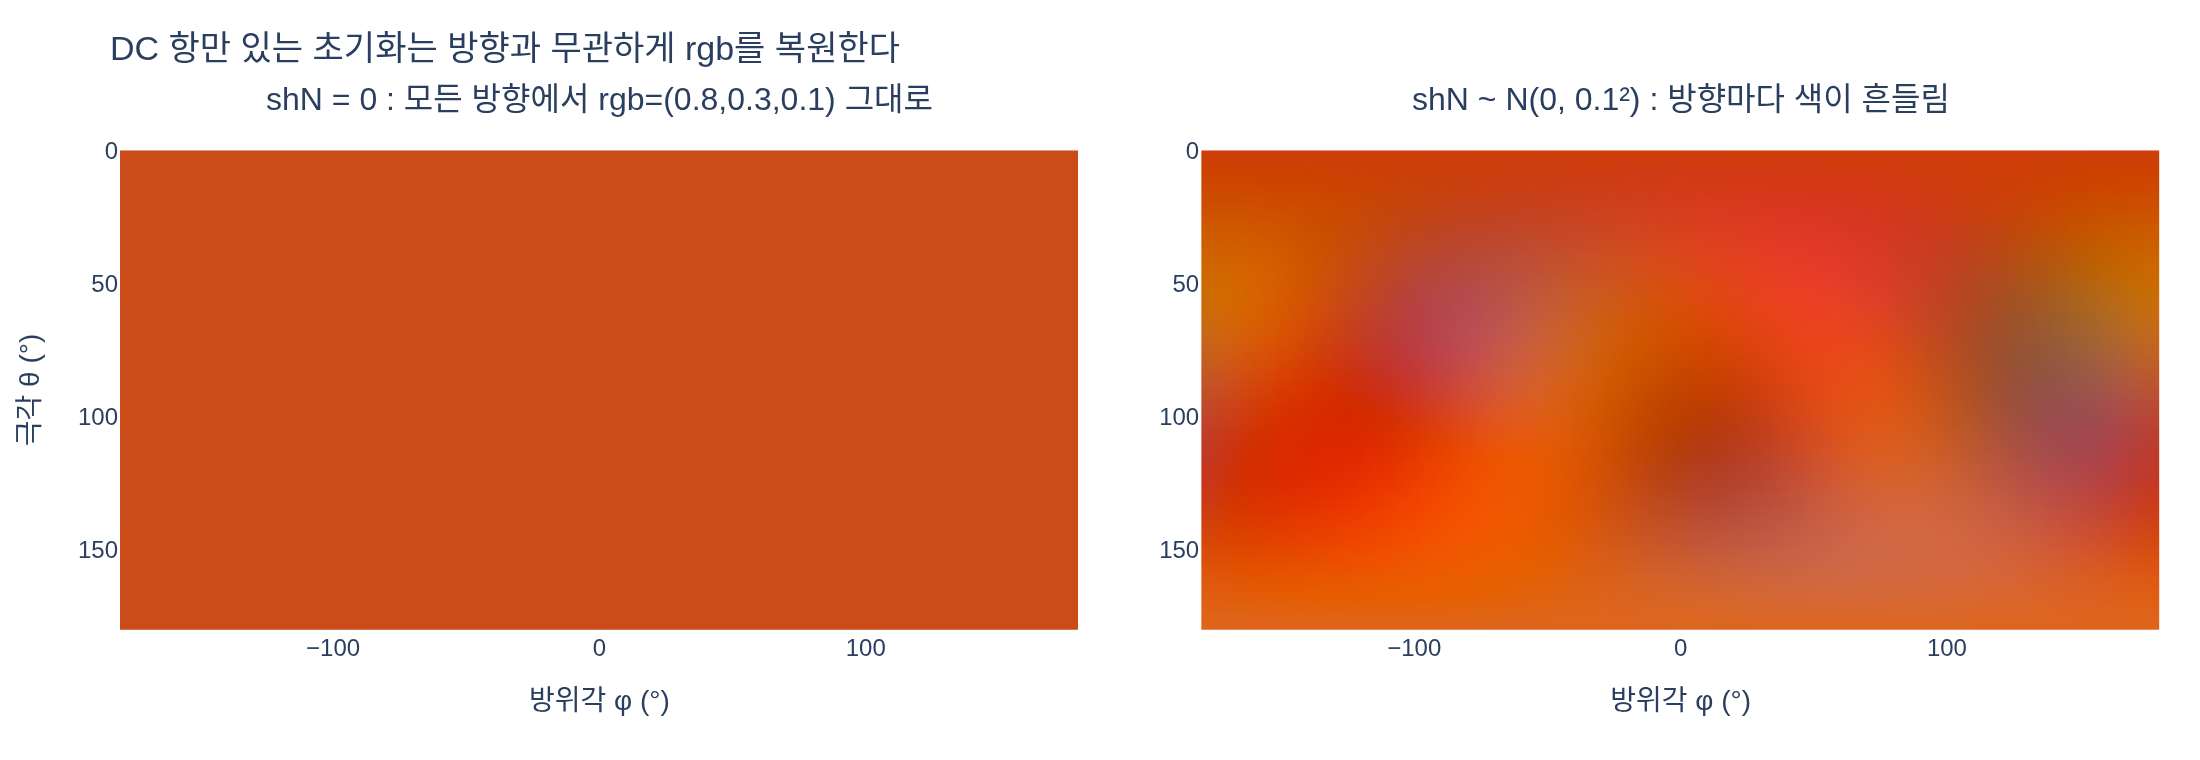

Recreate this plot in Python.
# %% [markdown]
# # `sh0 = (rgb − 0.5)/C0`, `shN = 0` 초기화는 정말 rgb를 그대로 돌려주는가?
#
# 3DGS/gsplat의 색 공식은
#
# $$
# \mathbf c(\mathbf d) = \operatorname{clamp}_{\ge 0}\Big(\sum_{k=0}^{15} \mathbf c_k\,Y_k(\mathbf d) + 0.5\Big)
# $$
#
# 이다. 고차 계수 $\mathbf c_{1..15}$(= `shN`)를 0으로 두면 합에는 DC 항 하나만 남고,
# $Y_0^0 = C_0 = \tfrac{1}{2\sqrt\pi}$ 는 **방향과 무관한 상수**이므로
#
# $$
# \mathbf c(\mathbf d) = c_0\,C_0 + 0.5 = \frac{\mathbf{rgb}-0.5}{C_0}\,C_0 + 0.5 = \mathbf{rgb}
# $$
#
# 즉 **어느 방향에서 평가해도 원래 `rgb`가 그대로 복원**되어야 한다. 아래에서 이를 수치로 확인하고,
# 대조 실험(shN 노이즈, 잘못된 초기화, clamp)으로 각 요소가 왜 필요한지 본다.
#
# 필요 패키지: torch, numpy, plotly, kaleido (`expy.png` 저장용)

# %%
import os
import math

import numpy as np
import torch
import torch.nn.functional as F
import plotly.graph_objects as go
from plotly.subplots import make_subplots

torch.manual_seed(0)
DEVICE = "cpu"
torch.set_printoptions(precision=5, sci_mode=False, linewidth=120)
HERE = os.path.dirname(os.path.abspath(__file__)) if "__file__" in globals() else os.getcwd()


def _show(fig):
    try:
        from IPython import get_ipython
        if get_ipython() is not None:  # VSCode 셀/Jupyter에서만 렌더링
            fig.show()
    except ImportError:
        pass


C0 = 0.28209479177387814  # Y₀⁰ = 1/(2√π)


def sh_bases(dirs: torch.Tensor, degree: int) -> torch.Tensor:
    """단위 방향 dirs[..., 3] → SH 기저값 [..., (degree+1)²]  (노트북 sh_walkthrough.py와 동일)."""
    x, y, z = dirs.unbind(-1)
    out = [torch.full_like(x, C0)]
    if degree >= 1:
        c = 0.4886025119029199
        out += [-c * y, c * z, -c * x]
    if degree >= 2:
        c1, c2, c3 = 1.0925484305920792, 0.31539156525252005, 0.5462742152960396
        out += [c1 * x * y, -c1 * y * z, c2 * (3 * z * z - 1), -c1 * x * z, c3 * (x * x - y * y)]
    if degree >= 3:
        c1, c2, c3, c4, c5 = 0.5900435899266435, 2.890611442640554, 0.4570457994644658, 0.3731763325901154, 1.445305721320277
        out += [-c1 * y * (3 * x * x - y * y), c2 * x * y * z, -c3 * y * (5 * z * z - 1), c4 * z * (5 * z * z - 3),
                -c3 * x * (5 * z * z - 1), c5 * z * (x * x - y * y), -c1 * x * (x * x - 3 * y * y)]
    return torch.stack(out, dim=-1)


def gs_color(coeffs: torch.Tensor, dirs: torch.Tensor) -> torch.Tensor:
    """3DGS 색 공식: coeffs[N,16,3], dirs[N,3] → clamp(ΣcₖYₖ(d) + 0.5, 0)."""
    d = F.normalize(dirs, dim=-1)
    return torch.clamp_min(torch.einsum("nk,nkc->nc", sh_bases(d, 3), coeffs) + 0.5, 0.0)


def init_coeffs(rgb: torch.Tensor, shN: torch.Tensor | None = None) -> torch.Tensor:
    """3DGS 초기화: sh0 = (rgb − 0.5)/C0, shN = 0 → coeffs[N,16,3]."""
    sh0 = (rgb - 0.5) / C0
    if shN is None:
        shN = torch.zeros(rgb.shape[0], 15, 3, device=rgb.device)
    return torch.cat([sh0[:, None], shN], dim=1)


print("C0 =", C0, " 1/C0 =", 1 / C0)
# 출력: C0 = 0.28209479177387814  1/C0 = 3.544907701811032

# %% [markdown]
# ## 1. 실험: rgb 4개 → 초기화 → 랜덤 방향 1000개에서 평가
#
# rgb 하나당 서로 다른 방향 1000개에서 색을 평가한 뒤, `rgb`와의 **최대 절대 오차**와
# 방향에 따른 **표준편차**를 본다. 둘 다 부동소수점 오차 수준(~1e-7)이어야 한다.

# %%
rgb = torch.tensor([[0.8, 0.3, 0.1],
                    [0.1, 0.6, 0.9],
                    [0.5, 0.5, 0.5],
                    [0.02, 0.97, 0.40]], device=DEVICE)          # SfM 포인트 색 4개
N, M = rgb.shape[0], 1000
coeffs = init_coeffs(rgb)                                          # [4,16,3]
print("sh0 =", coeffs[:, 0])

dirs = F.normalize(torch.randn(M, 3, device=DEVICE), dim=-1)       # 랜덤 방향 1000개
# 각 rgb에 대해 1000개 방향 모두 평가: coeffs를 방향 수만큼 복제
colors = gs_color(coeffs.repeat_interleave(M, dim=0), dirs.repeat(N, 1)).view(N, M, 3)

err = (colors - rgb[:, None]).abs()
print(f"복원 색 최대 오차   = {err.max().item():.3e}")
print("방향별 표준편차(채널) =", colors.std(dim=1))
print("복원 색 (방향 평균)  =", colors.mean(dim=1))
# 출력: sh0 = tensor([[ 1.06347, -0.70898, -1.41796],
# 출력:         [-1.41796,  0.35449,  1.41796],
# 출력:         [ 0.00000,  0.00000,  0.00000],
# 출력:         [-1.70156,  1.66611, -0.35449]])
# 출력: 복원 색 최대 오차   = 1.118e-08
# 출력: 방향별 표준편차(채널) = tensor([[0., 0., 0.], [0., 0., 0.], [0., 0., 0.], [0., 0., 0.]])   ← 방향 무관
# 출력: 복원 색 (방향 평균)  = tensor([[0.80000, 0.30000, 0.10000], [0.10000, 0.60000, 0.90000], [0.50000, 0.50000, 0.50000], [0.02000, 0.97000, 0.40000]])

# %% [markdown]
# ## 2. 왜 방향 의존성이 사라지는가 — 항별 기여 분해
#
# $\sum_k \mathbf c_k Y_k(\mathbf d)$ 를 $k=0$ (DC)과 $k\ge1$ (고차)로 나눠 보면,
# 고차 기저 $Y_k(\mathbf d)$ 자체는 방향마다 크게 달라지지만 **계수가 0이므로 곱이 0**이다.
# 남는 것은 $c_0 C_0$ 뿐이고 이것은 상수다. 참고로 rgb=0.5인 세 번째 색은 `sh0`까지 0이 되어 $+0.5$ 오프셋만으로 복원된다.

# %%
B = sh_bases(dirs, 3)                                              # [1000,16]
print("고차 기저 Y₁..Y₁₅의 방향별 표준편차 (0이 아님) =", B[:, 1:].std(dim=0)[:4], "...")
print("DC 기저 Y₀의 방향별 표준편차 (상수)          =", B[:, 0].std().item())

c = coeffs[0]                                                      # 첫 rgb의 계수 [16,3]
dc_term = B[:, :1] @ c[:1]                                         # [1000,3]  c₀·Y₀(d)
hi_term = B[:, 1:] @ c[1:]                                         # [1000,3]  Σ_{k≥1} cₖ·Yₖ(d)
print("DC 항  c₀·C0     (모든 방향 동일) =", dc_term[0], " ↔ rgb−0.5 =", rgb[0] - 0.5)
print("고차 항 최대 절대값               =", hi_term.abs().max().item())
# 출력: 고차 기저 Y₁..Y₁₅의 방향별 표준편차 (0이 아님) = tensor([0.28153, 0.28186, 0.28314, 0.28298]) ...
# 출력: DC 기저 Y₀의 방향별 표준편차 (상수)          = 8.94517029337294e-08   (float32 반올림 잔차)
# 출력: DC 항  c₀·C0     (모든 방향 동일) = tensor([ 0.30000, -0.20000, -0.40000])  ↔ rgb−0.5 = tensor([ 0.30000, -0.20000, -0.40000])
# 출력: 고차 항 최대 절대값               = 0.0

# %% [markdown]
# ## 3. 대조 실험 A — `shN`에 작은 랜덤값을 넣으면
#
# 고차 계수가 0이 아니면 $\sum_{k\ge1}\mathbf c_k Y_k(\mathbf d)$ 가 방향마다 달라져 색이 "흔들린다".
# 노이즈 크기 $\sigma$를 키우며 방향별 표준편차를 재 보면, 흔들림이 $\sigma$에 거의 비례해 커진다.
# (학습에서 `shN`의 학습률을 `sh0`의 1/20로 두는 이유 — 기본색이 잡히기 전에 고차 항이 요동치지 않게.)

# %%
print("σ(shN 노이즈)   방향별 색 표준편차(R,G,B)   방향별 최대 편차")
for sigma in [0.0, 0.01, 0.05, 0.2]:
    shN = sigma * torch.randn(1, 15, 3, device=DEVICE)
    cf = init_coeffs(rgb[:1], shN).repeat_interleave(M, dim=0)
    col = gs_color(cf, dirs)                                       # [1000,3]
    print(f"{sigma:8.2f}        {col.std(dim=0).numpy().round(4)}        {(col - rgb[0]).abs().max().item():.4f}")
# 출력: σ(shN 노이즈)   방향별 색 표준편차(R,G,B)   방향별 최대 편차
# 출력:     0.00        [0. 0. 0.]        0.0000
# 출력:     0.01        [0.0097 0.0125 0.0098]        0.0318
# 출력:     0.05        [0.0686 0.0552 0.0407]        0.1875
# 출력:     0.20        [0.1573 0.2217 0.1228]        0.6066

# %% [markdown]
# ## 4. 대조 실험 B — 초기화 식의 각 요소를 빠뜨리면
#
# | 초기화 | 복원 색 $c_0C_0+0.5$ | 결과 |
# |---|---|---|
# | $(\mathbf{rgb}-0.5)/C_0$ (정답) | $\mathbf{rgb}$ | 정확 |
# | $\mathbf{rgb}/C_0$ ( −0.5 생략) | $\mathbf{rgb}+0.5$ | 전체가 0.5만큼 밝아짐 (1을 넘음) |
# | $\mathbf{rgb}-0.5$ ( /C0 생략) | $0.282\,(\mathbf{rgb}-0.5)+0.5$ | 회색 0.5 쪽으로 3.5배 눌림(저대비) |
# | $\mathbf{rgb}$ 그대로 | $0.282\,\mathbf{rgb}+0.5$ | 밝고 뿌연 회색 |

# %%
variants = {
    "(rgb-0.5)/C0 (정답)": (rgb - 0.5) / C0,
    "rgb/C0   (−0.5 생략)": rgb / C0,
    "rgb-0.5  (/C0 생략)": rgb - 0.5,
    "rgb 그대로": rgb,
}
d1 = dirs[:1].repeat(N, 1)                                        # 아무 방향 하나 (방향 무관이므로 결과는 동일)
print(f"{'초기화':<24}  {'입력 rgb':<22} → 복원 색")
for name, sh0 in variants.items():
    cf = torch.cat([sh0[:, None], torch.zeros(N, 15, 3)], dim=1)
    col = gs_color(cf, d1)
    for i in range(2):                                             # 앞의 두 색만 표시
        print(f"{name if i == 0 else '':<24}  {str(rgb[i].numpy().round(2)):<22} → {col[i].numpy().round(3)}")
# 출력: 초기화                    입력 rgb               → 복원 색
# 출력: (rgb-0.5)/C0 (정답)       [0.8 0.3 0.1]          → [0.8 0.3 0.1]
# 출력:                           [0.1 0.6 0.9]          → [0.1 0.6 0.9]
# 출력: rgb/C0   (−0.5 생략)      [0.8 0.3 0.1]          → [1.3 0.8 0.6]
# 출력:                           [0.1 0.6 0.9]          → [0.6 1.1 1.4]
# 출력: rgb-0.5  (/C0 생략)       [0.8 0.3 0.1]          → [0.585 0.444 0.387]
# 출력:                           [0.1 0.6 0.9]          → [0.387 0.528 0.613]
# 출력: rgb 그대로                [0.8 0.3 0.1]          → [0.726 0.585 0.528]
# 출력:                           [0.1 0.6 0.9]          → [0.528 0.669 0.754]

# %% [markdown]
# ## 5. 대조 실험 C — `clamp(0)`에 걸리는 경우
#
# `shN = 0`이면 $c_0C_0+0.5=\mathbf{rgb}\ge0$ 이라 clamp는 아무 일도 하지 않는다.
# 그러나 어두운 색(rgb < 0.5)에 큰 `shN` 노이즈가 얹히면 합이 음수가 되는 방향이 생기고,
# 그 방향에서 clamp가 0으로 잘라 **방향 평균이 원래 rgb보다 위로 편향**된다 (평균이 0인 고차 항이 더는 평균 0이 아니게 됨).

# %%
rgb_dark = torch.tensor([[0.05, 0.10, 0.40]], device=DEVICE)
print("rgb_dark =", rgb_dark[0].numpy())
print("σ       clamp 걸린 방향 비율(R,G,B)   방향 평균 색(R,G,B)")
for sigma in [0.0, 0.1, 0.3]:
    shN = sigma * torch.randn(1, 15, 3, device=DEVICE)
    cf = init_coeffs(rgb_dark, shN).repeat_interleave(M, dim=0)
    raw = torch.einsum("nk,nkc->nc", B, cf) + 0.5                  # clamp 전
    col = torch.clamp_min(raw, 0.0)
    frac = (raw < 0).float().mean(dim=0)
    print(f"{sigma:4.1f}    {frac.numpy().round(3)}               {col.mean(dim=0).numpy().round(3)}")
# 출력: rgb_dark = [0.05 0.1  0.4 ]
# 출력: σ       clamp 걸린 방향 비율(R,G,B)   방향 평균 색(R,G,B)
# 출력:  0.0    [0. 0. 0.]               [0.05 0.1  0.4 ]
# 출력:  0.1    [0.31  0.159 0.   ]               [0.063 0.109 0.404]
# 출력:  0.3    [0.441 0.373 0.187]               [0.193 0.19  0.435]

# %% [markdown]
# ## 6. 시각화 — 등장방형(equirectangular) 지도
#
# 구면의 모든 방향 $(\theta,\varphi)$ 을 평면에 펼쳐 색을 그린다.
# 왼쪽: `shN = 0` → 방향과 무관한 **단색**. 오른쪽: `shN`에 $\sigma=0.1$ 노이즈 → 방향마다 다른 **얼룩**.
# (색 자체가 데이터이므로 별도 팔레트 없이 복원된 RGB를 그대로 그린다.)

# %%
def sphere_grid(n_theta=128, n_phi=256):
    theta = (torch.arange(n_theta) + 0.5) * math.pi / n_theta
    phi = (torch.arange(n_phi) + 0.5) * 2 * math.pi / n_phi - math.pi
    th, ph = torch.meshgrid(theta, phi, indexing="ij")
    return torch.stack([th.sin() * ph.cos(), th.sin() * ph.sin(), th.cos()], dim=-1)


grid = sphere_grid()                                               # [128,256,3]
Bg = sh_bases(grid, 3)                                             # [128,256,16]


def sphere_image(cf16):                                            # cf16: [16,3] → uint8 이미지
    img = torch.clamp(torch.einsum("abk,kc->abc", Bg, cf16) + 0.5, 0, 1)
    return (img * 255).round().to(torch.uint8).numpy()


cf_clean = init_coeffs(rgb[:1])[0]
cf_noisy = init_coeffs(rgb[:1], 0.1 * torch.randn(1, 15, 3))[0]

fig = make_subplots(rows=1, cols=2, horizontal_spacing=0.06,
                    subplot_titles=("shN = 0 : 모든 방향에서 rgb=(0.8,0.3,0.1) 그대로",
                                    "shN ~ N(0, 0.1²) : 방향마다 색이 흔들림"))
for col_i, cf in enumerate([cf_clean, cf_noisy], start=1):
    fig.add_trace(go.Image(z=sphere_image(cf), x0=-180 + 360 / 512, dx=360 / 256, y0=180 / 256, dy=180 / 128,
                           hovertemplate="φ=%{x:.0f}°, θ=%{y:.0f}°<br>RGB=%{z}<extra></extra>"),
                  row=1, col=col_i)
    fig.update_xaxes(title_text="방위각 φ (°)", showgrid=False, row=1, col=col_i)
    fig.update_yaxes(title_text="극각 θ (°)" if col_i == 1 else None, showgrid=False, autorange="reversed", row=1, col=col_i)
fig.update_layout(width=1100, height=380, margin=dict(l=60, r=20, t=60, b=50),
                  paper_bgcolor="white", plot_bgcolor="white", font=dict(size=12),
                  title_text="DC 항만 있는 초기화는 방향과 무관하게 rgb를 복원한다")
_show(fig)
png_path = os.path.join(HERE, "expy.png")
fig.write_image(png_path, scale=2)
print("저장:", png_path)
# 출력: 저장: <hint dir>/expy.png

# %% [markdown]
# ## 정리
#
# - `shN = 0`이면 $\sum_k \mathbf c_kY_k(\mathbf d) = c_0 C_0$ 만 남고, $C_0$는 상수 → 색은 방향 무관.
# - $c_0 = (\mathbf{rgb}-0.5)/C_0$ 를 넣으면 $c_0C_0 + 0.5 = \mathbf{rgb}$ 로 정확히 복원된다 (오차 ~1e-7, 부동소수점 한계).
# - `−0.5`를 빼지 않으면 0.5만큼 밝아지고, `/C0`를 빼면 색이 회색 0.5 쪽으로 3.5배 눌린다.
# - `shN`이 0에서 벗어나면 방향별로 색이 흔들리고, 어두운 색에서는 `clamp(0)`이 평균을 위로 편향시킨다.
